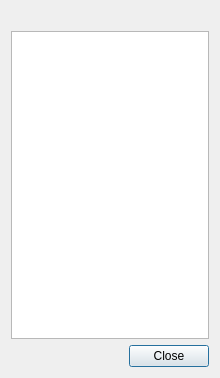
<?xml version="1.0" encoding="UTF-8"?>
<ui version="4.0">
 <class>Dialog</class>
 <widget class="QDialog" name="Dialog">
  <property name="windowModality">
   <enum>Qt::WindowModal</enum>
  </property>
  <property name="geometry">
   <rect>
    <x>0</x>
    <y>0</y>
    <width>220</width>
    <height>378</height>
   </rect>
  </property>
  <property name="windowTitle">
   <string>Status</string>
  </property>
  <property name="modal">
   <bool>true</bool>
  </property>
  <layout class="QVBoxLayout" name="verticalLayout">
   <item>
    <widget class="QLabel" name="message">
     <property name="text">
      <string/>
     </property>
    </widget>
   </item>
   <item>
    <widget class="QTextEdit" name="list_of_runs">
     <property name="enabled">
      <bool>true</bool>
     </property>
     <property name="readOnly">
      <bool>true</bool>
     </property>
    </widget>
   </item>
   <item>
    <layout class="QHBoxLayout" name="horizontalLayout">
     <item>
      <spacer name="horizontalSpacer">
       <property name="orientation">
        <enum>Qt::Horizontal</enum>
       </property>
       <property name="sizeHint" stdset="0">
        <size>
         <width>40</width>
         <height>20</height>
        </size>
       </property>
      </spacer>
     </item>
     <item>
      <widget class="QPushButton" name="pushButton">
       <property name="text">
        <string>Close</string>
       </property>
      </widget>
     </item>
    </layout>
   </item>
  </layout>
 </widget>
 <resources/>
 <connections>
  <connection>
   <sender>pushButton</sender>
   <signal>clicked()</signal>
   <receiver>Dialog</receiver>
   <slot>reject()</slot>
   <hints>
    <hint type="sourcelabel">
     <x>169</x>
     <y>355</y>
    </hint>
    <hint type="destinationlabel">
     <x>74</x>
     <y>351</y>
    </hint>
   </hints>
  </connection>
 </connections>
</ui>
